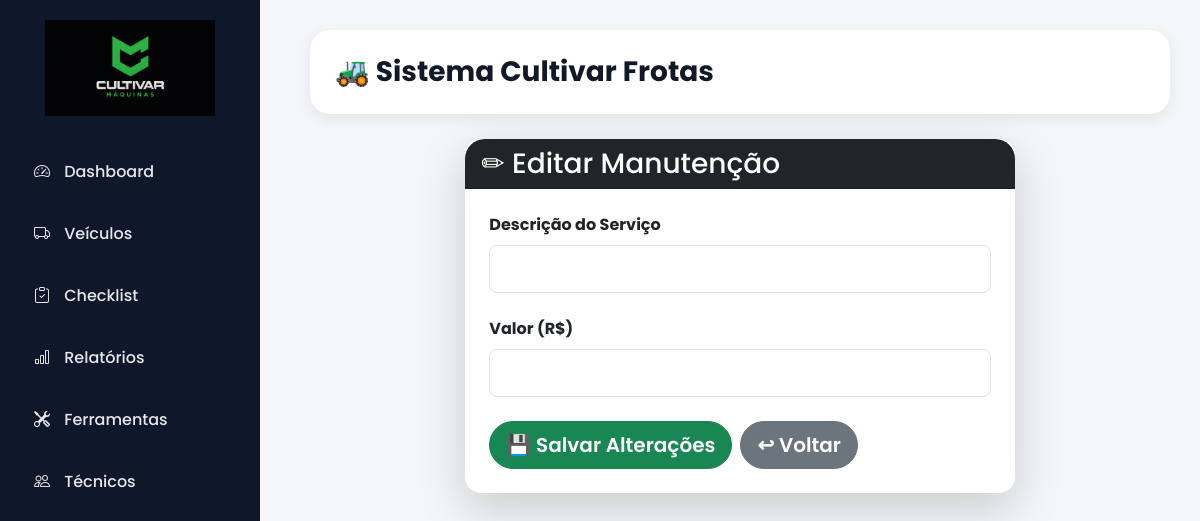
The page /editar_manutencao/23 on the database as committed earlier.
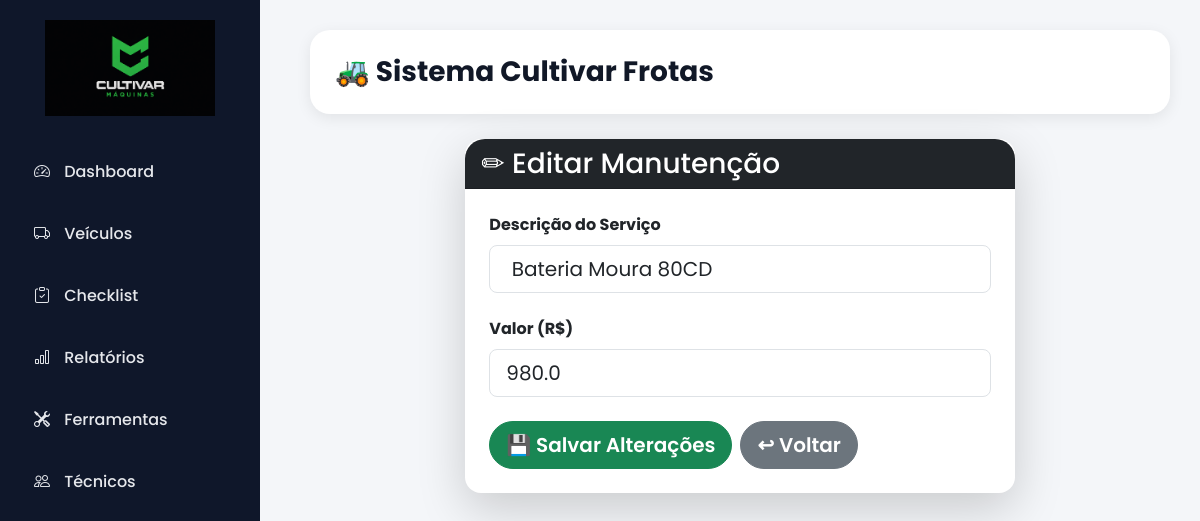
The same page on the database as committed later.
### tables this page shows
CREATE TABLE manutencoes (
    id INTEGER PRIMARY KEY AUTOINCREMENT,
    veiculo_id INTEGER,
    descricao TEXT,
    valor REAL,
    data TEXT
, status TEXT, pagamento TEXT DEFAULT 'Pendente');

### app.py (the view, shortened to what this page needs)
@app.route("/editar_manutencao/<int:id>", methods=["GET", "POST"])
def editar_manutencao(id):
    conn = sqlite3.connect("database.db")
    cursor = conn.cursor()
    cursor.execute("""
        SELECT id, descricao, valor
        FROM manutencoes
        WHERE id=?
    """, (id,))
    manutencao = cursor.fetchone()
    conn.close()
    return render_template(
        "editar_manutencao.html",
        manutencao=manutencao
    )

### templates/editar_manutencao.html
{% extends 'base.html' %}
{% block content %}
<div class="container-fluid mt-4">
    <div class="row justify-content-center">
        <div class="col-md-8">
            <div class="card shadow-lg border-0 rounded-4">
                <div class="card-header bg-dark text-white rounded-top-4">
                    <h3 class="mb-0">
                        ✏ Editar Manutenção
                    </h3>
                </div>
                <div class="card-body p-4">
                    <form method="POST">
                        <div class="mb-4">
                            <label class="form-label fw-bold">
                                Descrição do Serviço
                            </label>
                            <input
                                type="text"
                                name="descricao"
                                class="form-control form-control-lg"
                                value="{{ manutencao[1] }}"
                                required
                            >
                        </div>
                        <div class="mb-4">
                            <label class="form-label fw-bold">
                                Valor (R$)
                            </label>
                            <input
                                type="number"
                                step="0.01"
                                name="valor"
                                class="form-control form-control-lg"
                                value="{{ manutencao[2] }}"
                                required
                            >
                        </div>
                        <div class="d-flex gap-2">
                            <button class="btn btn-success btn-lg rounded-pill">
                                💾 Salvar Alterações
                            </button>
                            <a href="/relatorios"
                               class="btn btn-secondary btn-lg rounded-pill">
                                ↩ Voltar
                            </a>
                        </div>
                    </form>
                </div>
            </div>
        </div>
    </div>
</div>
{% endblock %}

Rows that differ between the two databases and show on the page:
added manutencoes: descricao "Bateria Moura 80CD", valor "980.0"
